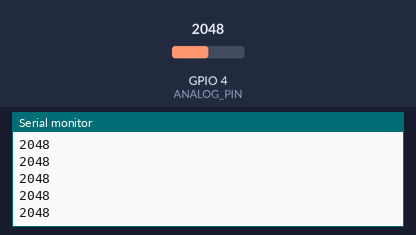
Bench run of a sketch on a simulated ESP32. Shown: the last lines printed to the serial monitor. The inputs (shaded band) are chosen by the test bench; at power-on: GPIO 4 (ANALOG_PIN) = 2048.

Above: at 1.2 s.
1.3 s: GPIO 4 (ANALOG_PIN) set to 2866
At 1.31 s:
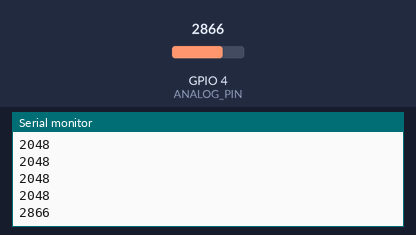
2.8 s: GPIO 4 (ANALOG_PIN) set to 3603
At 2.81 s:
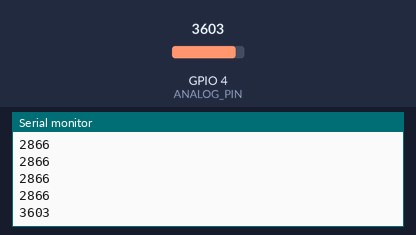
Timing chart, 0 to 5.8 s (numbered marks = the images above; inputs shaded):
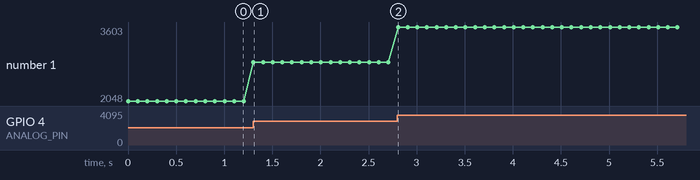

Measured:
- after the input at 1.3 s, the serial monitor: prints a new line at once (image 1)
- after the input at 2.8 s, the serial monitor: prints a new line at once (image 2)
- plotted number 1: 2048 → 2866 after the input at 1.3 s, 2866 → 3603 after the input at 2.8 s

The sketch:

potentiometer.ino
```cpp
// (licence header left out)
const int ANALOG_PIN = 4;  // ADC1_CH0

void setup() {
  pinMode(ANALOG_PIN, INPUT);
  Serial.begin(115200);

  Serial.println("Analog reading started");
  Serial.println("Sensor on GPIO 4 (ADC1_CH0)");
  Serial.println("Raw ADC values (0-4095):");
}

void loop() {
  // Read analog value (0-4095)
  int value = analogRead(ANALOG_PIN);
  Serial.println(value);
  delay(100);
}
```
